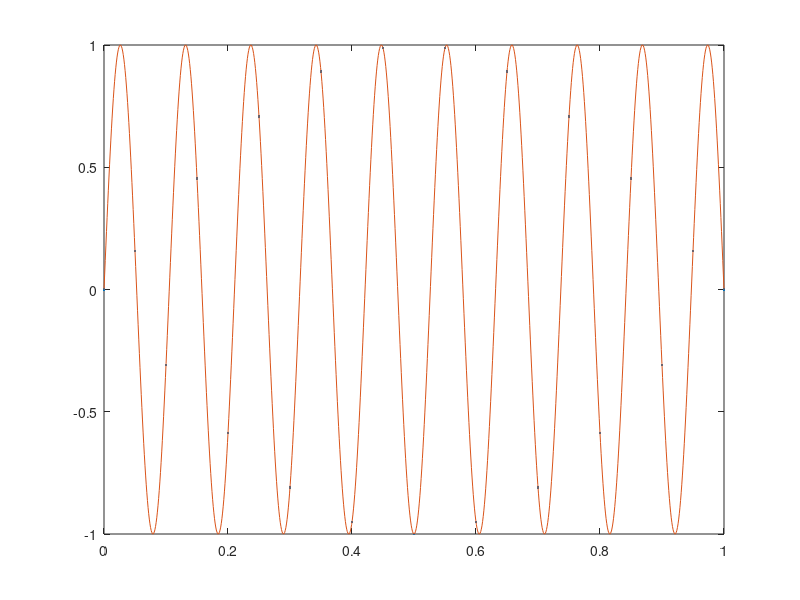

Recreate this plot in MATLAB.
N1 = 21;
N2 = 1000;

t1 = [0:N1-1]/(N1-1);
t2 = [0:N2-1]/(N2-1);

f1 = sin(19*pi*t1);
f2 = sin(19*pi*t2);

plot(t1,f1,'.')
hold on
plot(t2,f2)
hold off


